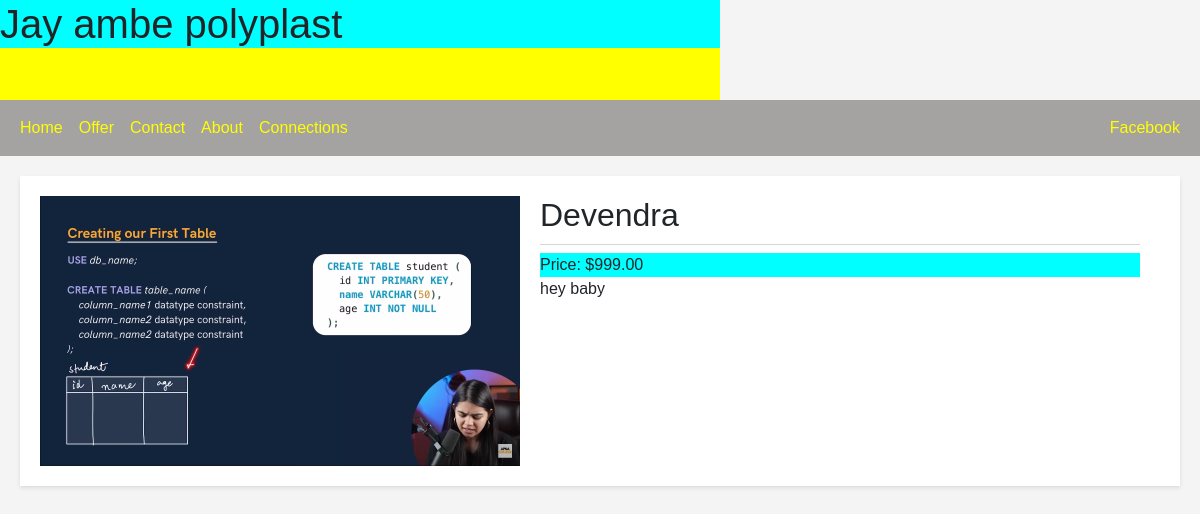
The app's page /products/detail/1 with its own data.
### products/models.py (models this page shows, shortened)
class Product(models.Model):
    name = models.CharField(max_length=100)
    description = HTMLField()
    price = models.DecimalField(max_digits=10, decimal_places=2)
    image = models.ImageField(upload_to='product_images/')

### products/views.py (the view)
# urls.py: path('detail/<int:id>',views.detail, name='detail'),
def detail(request,id):
    product = Product.objects.get(id=id)
    return render(request, 'prod_des.html',{'id':id,'product':product})

### products/templates/prod_des.html (shortened to what this page needs)
<!DOCTYPE html>
{% include 'main.html' %}
{% load static %}
<html lang="en">
<head>
    <link rel="stylesheet" href="{% static 'css/styles.css' %}">
</head>
<body>
    <div class="product-detail">
        <div class="product-image">
            <img src="{{ product.image.url }}">
        </div>
        <div class="product-info" style="margin-top: 0;">
            <h2 class="product-info-header">{{ product.name }}</h2>
            <p>Price: ${{ product.price }}</p>
            <div>{{ product.description | safe }}</div>
        </div>
    </div>
</body>
</html>

### static/css/styles.css (style rules this page uses)
body, h1, p { margin: 0; padding: 0; background-color: aqua; }
body { font-family: Arial, sans-serif; background-color: #f4f4f4; }
.product-detail { display: flex; justify-content: space-between; margin: 20px; background-color: #fff; padding: 20px; box-shadow: 0 2px 4px rgba(0, 0, 0, 0.1); }
.product-image img { max-width: 40vw; max-height: 100%; }
.product-info { flex-grow: 1; padding: 0 20px; max-height: 100%; }
.product-info-header { border-bottom: 1px solid #CCCC; padding-bottom: 10px; }

### records on screen
Product: image (picture), name "Devendra", price "999.00", description "hey baby"
